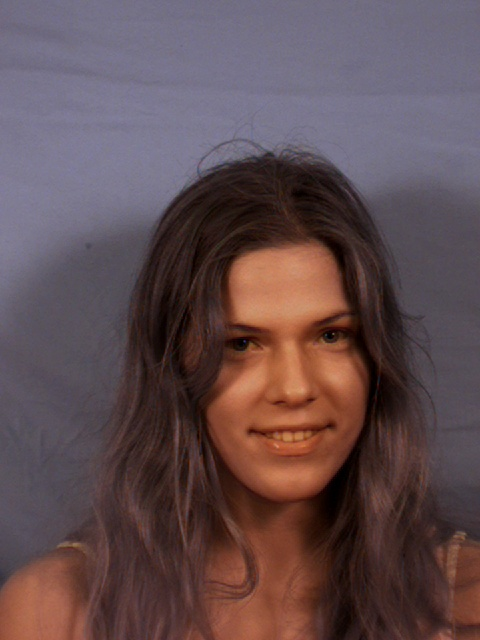
#> input picture Code/crop_forehead/qa_only/i000qa-fn.jpg, 480 x 640 px; its folder holds 4 pictures in this run
$ python crop_faces.py
#> lines starting #> are read from the running program, lines starting #| are printed output that depends on the picture
#!/usr/bin/env python3
# -*- coding: utf-8 -*-
"""
Created on Mon Feb 19 00:43:16 2018

@author: ChinasaOkolo
"""

import numpy as np
from PIL import Image
import glob
from colorthief import ColorThief

# Get data from file and input into array
fnm = 'muct76-opencv_orig.csv'
data_orig = np.recfromcsv(fnm)

# Variable for holding image list
qaimage_list = []

# Create image list
for filename in glob.glob('qa_only/*.jpg'):
    qaimage_list.append(filename)
#> pass 2 of the loop `for filename in glob.glob('qa_only/*.jpg'):`:
#> pass 3 of the loop `for filename in glob.glob('qa_only/*.jpg'):`:
#> the loop made 4 passes; the first 3 are shown

# Crop images
for i in range(0, len(data_orig)):
    im = Image.open(qaimage_list[i])
#> im is the input picture: PIL image 480x640 RGB; mean R, G, B 97.1, 76.6, 79.9
    area = (data_orig[i][1], data_orig[i][2], data_orig[i][5], data_orig[i][4])
    crop_img = im.crop(area)
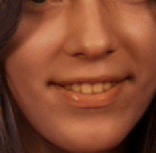
#> crop_img: PIL image 156x153 RGB; mean R, G, B 132.5, 72.3, 48.6
    save_img = crop_img.save('new_qa'+ str(i) + '.jpg')
#> pass 2 of the loop `for i in range(0, len(data_orig)):`:
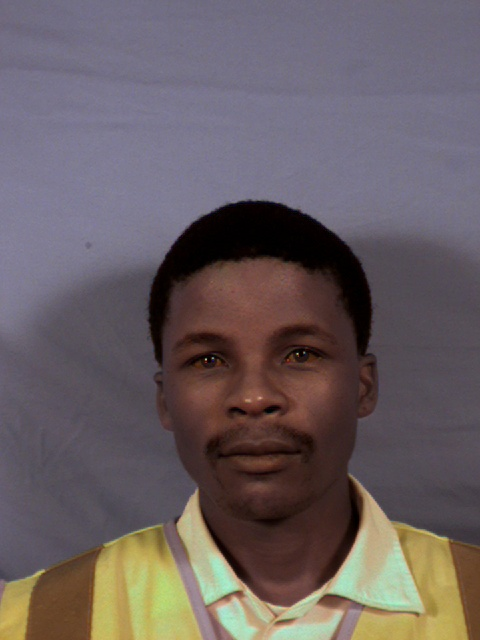
#> input picture Code/crop_forehead/qa_only/i001qa-mn.jpg, 480 x 640 px
#> im is the input picture: PIL image 480x640 RGB; mean R, G, B 104.7, 94.3, 96.8
#> `crop_img = im.crop(area)`:
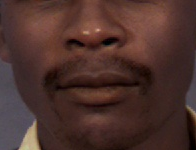
#> crop_img: PIL image 196x150 RGB; mean R, G, B 77, 49.7, 44.5
#> pass 3 of the loop `for i in range(0, len(data_orig)):`:
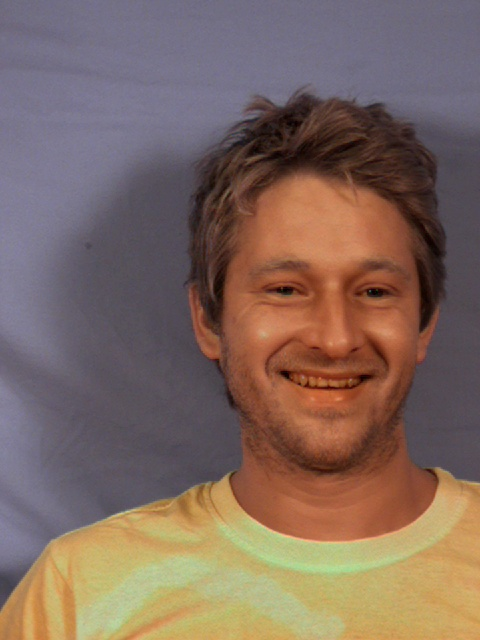
#> input picture Code/crop_forehead/qa_only/i002qa-mn.jpg, 480 x 640 px
#> im is the input picture: PIL image 480x640 RGB; mean R, G, B 127.9, 105.2, 95.2
#> `crop_img = im.crop(area)`:
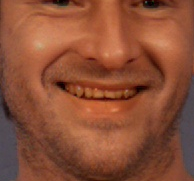
#> crop_img: PIL image 194x181 RGB; mean R, G, B 139.6, 79.4, 54.8
#> (the run stopped early here; a loop or call above may not have finished)
